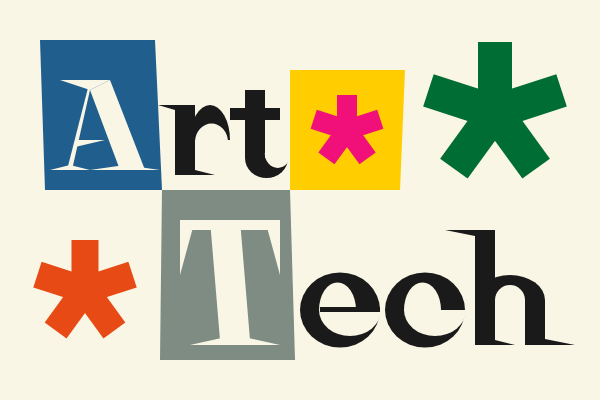
Frame 1 (no input)
Frame 60 (no input): identical to frame 1, image omitted
Frame 120 (the mouse pressed at the canvas centre since frame 60): identical to frame 1, image omitted

The p5.js sketch that drew this single still picture (run headless with seeded random() and noise() and a simulated clock; from frame 60 on, the mouse is pressed at the canvas centre):

// p5.js sketch
// ── sketch.js
function setup() {
  createCanvas(600, 400);
}

function draw() {
  background("#F9F6E5");
  
  noStroke();
  fill("#205E8E"); // A 상자
  quad(40, 40, 155, 40, 162, 190, 45, 190); 

  fill("#F9F6E5"); // A
  triangle(60, 80, 110, 80, 90, 90);
  quad(90, 80, 90, 90, 72, 170, 67, 170);
  quad(90, 90, 110, 80, 145, 170, 120, 170);
  triangle(75, 140, 105, 140, 75, 147);
  triangle(70, 165, 50, 170, 90, 170);
  triangle(125, 165, 90, 170, 160, 170);
  
  fill("#1A1A1A");
  quad(175, 105, 195, 105, 195, 175, 175, 175); // r
  arc(210, 140, 40, 70, radians(180), radians(0) ); // r
  triangle(158, 105, 175, 105, 175, 110); // r 삐침 부분 (위)
  triangle(175, 165, 175, 175, 215, 175); // r 삐침 부분 (아래)
  quad(245, 90, 265, 90, 265, 162, 245, 158); // t
  quad(230, 108, 280, 108, 280, 120, 230, 120); // t
  arc(266.5, 158, 43, 40, radians(0), radians(180) ); // t
  
  fill("#F9F6E5");
  arc(211.5, 142, 33, 37, radians(180), radians(0) ); // r 부분  
  arc(277.75, 153, 26, 30, radians(0), radians(180) ); // t 부분
  
  fill("#FFCD00"); // 별 상자
  quad(290, 70, 405, 70, 400, 190, 290, 190)

  fill("#7E8C84"); // T 상자
  quad(162, 190, 290, 190, 295, 360, 160, 360); 
  
  fill("#F9F6E5"); // T
  quad(180, 220, 275, 220, 275, 230, 180, 230);
  quad(210, 220, 240, 220, 250, 340, 220, 340);
  triangle(180, 220, 195, 220, 180, 275);
  triangle(280, 220, 265, 220, 280, 275);
  triangle(235, 335, 190, 345, 280, 345);
  
  fill("#1A1A1A");
  ellipse(340, 310, 80, 75); // e
  ellipse(425, 310, 80, 75); // c
  quad(475, 230, 495, 230, 495, 342, 475, 342); // h
  quad(525, 295, 545, 300, 545, 342, 525, 342); // h
  arc(510, 300, 70, 50, radians(180), radians(0) ); // h
  
  fill("#F9F6E5");
  arc(337.5, 310, 37, 55, radians(180), radians(0) ); // e 부분
  arc(350, 310, 62, 52, radians(0), radians(180) ); // e 부분
  arc(422.5, 310, 37, 55, radians(180), radians(0) ); // c 부분
  arc(435, 310, 62, 52, radians(0), radians(180) ); // c 부분
  arc(510, 300, 30, 30, radians(180), radians(0) ); // h 부분
  
  fill("#1A1A1A");
  quad(320, 307, 380, 307, 380, 312, 320, 312); // e 가로선 부분
  triangle(445, 230, 495, 230, 495, 240); // h 삐침 부분 (위)
  triangle(475, 335, 475, 345, 515, 345); // h 삐침 부분 (왼쪽 아래)
  triangle(525, 335, 525, 345, 575, 345); // h 삐침 부분 (오른쪽 아래)
    
  strokeWeight(20); // 별 1
  stroke("#F1107A");
  strokeCap(SQUARE);
  line(347, 95, 347, 130);
  line(380.29, 119.19, 347, 130);
  line(367.58, 158.31, 347, 130);
  line(326.42, 158.31, 347, 130);
  line(313.71, 119.19, 347, 130);

  strokeWeight(27); // 별 2
  stroke("#E84A15");
  line(85, 240, 85, 290);
  line(132.55, 274.55, 85, 290);
  line(114.39, 330.45, 85, 290);
  line(55.61, 330.45, 85, 290);
  line(37.45, 274.55, 85, 290);
  
  strokeWeight(34); // 별 3
  stroke("#006D35");
  line(495, 42, 495, 112);
  line(561.57, 90.37, 495, 112);
  line(536.14, 168.63, 495, 112);
  line(453.86, 168.63, 495, 112);
  line(428.43, 90.37, 495, 112);
}
